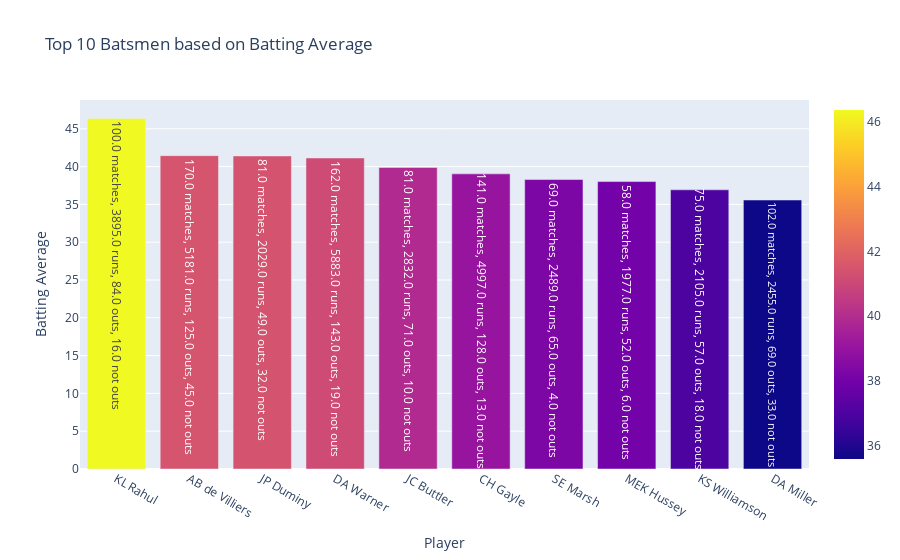

Source (notebook cell):
### Code cell
import plotly.graph_objects as go
# Sort the dataframe by batting average and select the top 10
df_top10 = final_df.sort_values('bat_average', ascending=False).head(10)


# Create the plot using Plotly
fig = go.Figure(data=[go.Bar(
    x=df_top10.index, y=df_top10['bat_average'],
    text=df_top10['matches'].astype(str) + ' matches, ' + df_top10['runs'].astype(str) + ' runs, ' + df_top10['player_out'].astype(str) + ' outs, ' + df_top10['not_out'].astype(str) + ' not outs',
    textposition='auto',
    marker=dict(color=df_top10['bat_average'], coloraxis="coloraxis")
)])
fig.update_layout(title='Top 10 Batsmen based on Batting Average', xaxis_title="Player", yaxis_title="Batting Average")
fig.show()

### Figure 1 — Plotly figure (JSON) as saved in the notebook; plotly's stock layout.template omitted (floating-point values rounded to 4 significant figures)
{"data": [{"marker": {"color": [46.37, 41.45, 41.41, 41.14, 39.89, 39.04, 38.29, 38.02, 36.93, 35.58], "coloraxis": "coloraxis"}, "text": ["100.0 matches, 3895.0 runs, 84.0 outs, 16.0 not outs", "170.0 matches, 5181.0 runs, 125.0 outs, 45.0 not outs", "81.0 matches, 2029.0 runs, 49.0 outs, 32.0 not outs", "162.0 matches, 5883.0 runs, 143.0 outs, 19.0 not outs", "81.0 matches, 2832.0 runs, 71.0 outs, 10.0 not outs", "141.0 matches, 4997.0 runs, 128.0 outs, 13.0 not outs", "69.0 matches, 2489.0 runs, 65.0 outs, 4.0 not outs", "58.0 matches, 1977.0 runs, 52.0 outs, 6.0 not outs", "75.0 matches, 2105.0 runs, 57.0 outs, 18.0 not outs", "102.0 matches, 2455.0 runs, 69.0 outs, 33.0 not outs"], "textposition": "auto", "type": "bar", "x": ["KL Rahul", "AB de Villiers", "JP Duminy", "DA Warner", "JC Buttler", "CH Gayle", "SE Marsh", "MEK Hussey", "KS Williamson", "DA Miller"], "y": [46.37, 41.45, 41.41, 41.14, 39.89, 39.04, 38.29, 38.02, 36.93, 35.58]}], "layout": {"title": {"text": "Top 10 Batsmen based on Batting Average"}, "xaxis": {"title": {"text": "Player"}}, "yaxis": {"title": {"text": "Batting Average"}}}}
